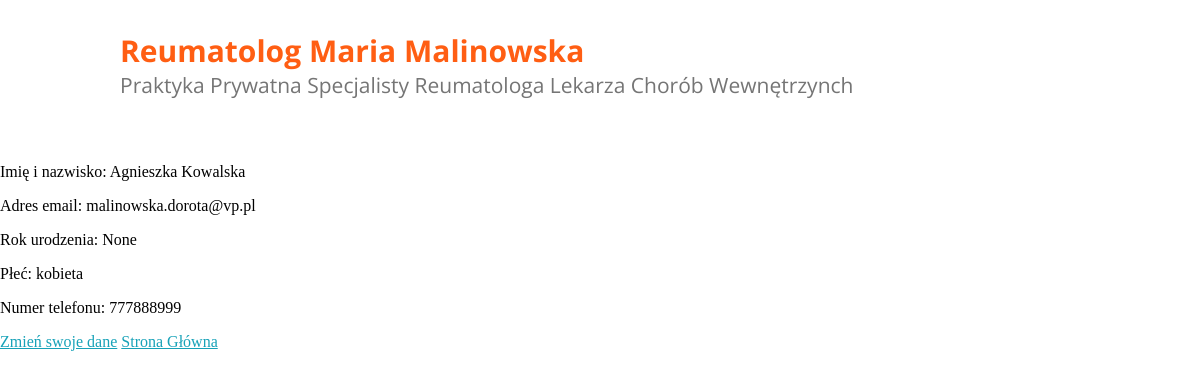
Page /medical/mojedane (signed in) on the earlier database version.
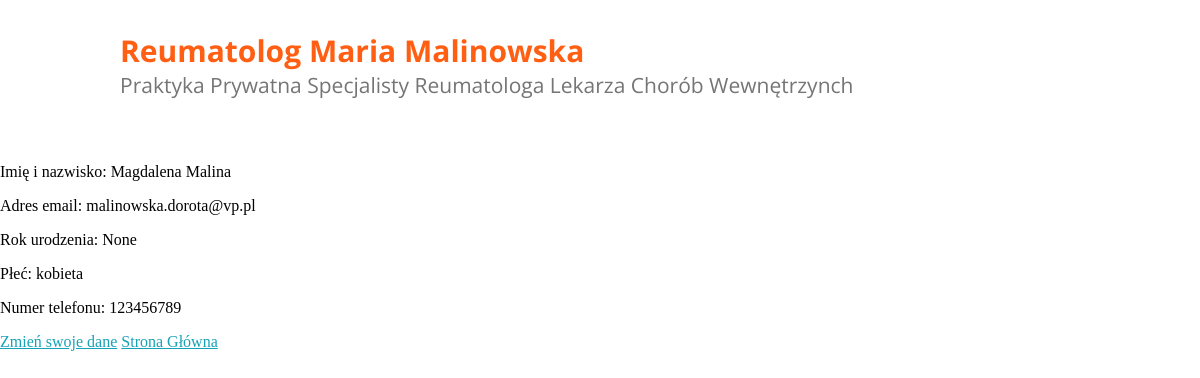
Same page on the later database version.
### medical/models.py (models this page shows, shortened)
class Pacjent(models.Model):
    user = models.OneToOneField(settings.AUTH_USER_MODEL, on_delete=models.CASCADE,)
    imie = models.CharField(max_length=50, default=None)
    nazwisko = models.CharField(max_length=50)
    rok_urodzenia = models.CharField(max_length=4)
    plec = models.CharField(max_length=1, choices=PLEC_CHOICES)
    tel_regex = RegexValidator(regex=r'^\+?1?\d{9,15}$',
                               message="Proszę podać numer telefonu w formacie: +999999999.")
    numer_telefonu = models.CharField(validators=[tel_regex], max_length=17, blank=True)
    data_utworzenia_konta = models.DateTimeField(auto_now=True)

### medical/views.py (the view)
# urls.py: path('mojedane',views.pacjent_detail_view, name="mojedane"),
def pacjent_detail_view(request):
    obj = Pacjent.objects.get(user=request.user)
    context = {
        'object': obj
    }
    return render(request, "medical/mojedane.html", context)

### medical/templates/medical/mojedane.html
{% extends "medical/layout.html" %}
    {% block content %}
    <p>Imię i nazwisko: {{object.imie}} {{object.nazwisko}}</p>
    <p>Adres email: {{user.email}}</p>
    <p>Rok urodzenia: {{object.rok_urodzenia}}</p>
    <p> Płeć: {% if object.plec == "m" %} mezczyzna {% else %} kobieta {% endif %}</p>
    <p>Numer telefonu: {{object.numer_telefonu}}</p>
    <a href="aktualizuj">Zmień swoje dane</a> <a href="/medical">Strona Główna</a>
    {% endblock %}

Differences in the rows shown:
changed Pacjent "None": imie "Agnieszka" → "Magdalena"; nazwisko "Kowalska" → "Malina"; numer_telefonu "777888999" → "123456789"
